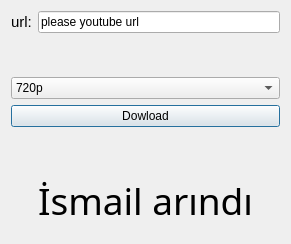
<?xml version="1.0" encoding="UTF-8"?>
<ui version="4.0">
 <class>Dialog</class>
 <widget class="QDialog" name="Dialog">
  <property name="geometry">
   <rect>
    <x>0</x>
    <y>0</y>
    <width>291</width>
    <height>244</height>
   </rect>
  </property>
  <property name="windowTitle">
   <string>youtube dowloader</string>
  </property>
  <layout class="QVBoxLayout" name="verticalLayout_2">
   <item>
    <layout class="QHBoxLayout" name="horizontalLayout_3">
     <item>
      <widget class="QLabel" name="label">
       <property name="font">
        <font>
         <pointsize>11</pointsize>
        </font>
       </property>
       <property name="text">
        <string>url:</string>
       </property>
      </widget>
     </item>
     <item>
      <widget class="QLineEdit" name="lineEdit">
       <property name="text">
        <string>please youtube url</string>
       </property>
      </widget>
     </item>
    </layout>
   </item>
   <item>
    <layout class="QVBoxLayout" name="verticalLayout">
     <item>
      <spacer name="verticalSpacer">
       <property name="orientation">
        <enum>Qt::Vertical</enum>
       </property>
       <property name="sizeHint" stdset="0">
        <size>
         <width>20</width>
         <height>40</height>
        </size>
       </property>
      </spacer>
     </item>
     <item>
      <widget class="QComboBox" name="comboBox">
       <item>
        <property name="text">
         <string>720p</string>
        </property>
       </item>
       <item>
        <property name="text">
         <string>360p</string>
        </property>
       </item>
       <item>
        <property name="text">
         <string>mp3</string>
        </property>
       </item>
      </widget>
     </item>
     <item>
      <widget class="QPushButton" name="pushButton">
       <property name="text">
        <string>Dowload</string>
       </property>
      </widget>
     </item>
     <item>
      <spacer name="verticalSpacer_2">
       <property name="orientation">
        <enum>Qt::Vertical</enum>
       </property>
       <property name="sizeHint" stdset="0">
        <size>
         <width>20</width>
         <height>40</height>
        </size>
       </property>
      </spacer>
     </item>
    </layout>
   </item>
   <item>
    <layout class="QHBoxLayout" name="horizontalLayout_2">
     <item>
      <spacer name="horizontalSpacer">
       <property name="orientation">
        <enum>Qt::Horizontal</enum>
       </property>
       <property name="sizeHint" stdset="0">
        <size>
         <width>40</width>
         <height>20</height>
        </size>
       </property>
      </spacer>
     </item>
     <item>
      <widget class="QLabel" name="label_2">
       <property name="font">
        <font>
         <family>Noto Sans Lao</family>
         <pointsize>28</pointsize>
        </font>
       </property>
       <property name="text">
        <string>İsmail arındı</string>
       </property>
      </widget>
     </item>
     <item>
      <spacer name="horizontalSpacer_2">
       <property name="orientation">
        <enum>Qt::Horizontal</enum>
       </property>
       <property name="sizeHint" stdset="0">
        <size>
         <width>40</width>
         <height>20</height>
        </size>
       </property>
      </spacer>
     </item>
    </layout>
   </item>
  </layout>
 </widget>
 <resources/>
 <connections/>
</ui>
